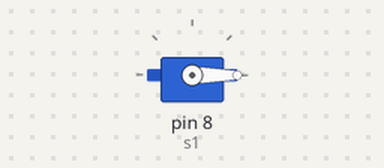
A sketch run on a simulated Arduino Uno, built with avr-gcc and run on an emulated ATmega328P. On the bench: servo.

Above: at 0.05 s.
At 1.5 s:
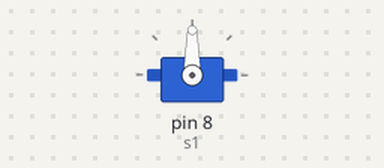
At 3.0 s:
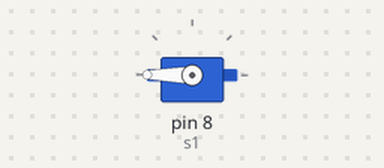
Timing chart, 0 to 6.9 s (numbered marks = the images above):
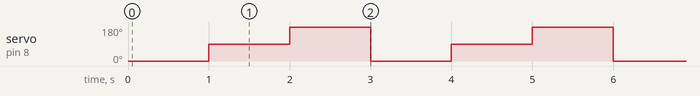

Measured:
- by itself, servo on pin 8 (s1): repeats every 3.0 s: 180° 1.0 s, 0° 1.0 s, 90° 1.0 s

The sketch:

Hazeemardino2.ino
```cpp
#include <Servo.h>
Servo s1=Servo();

void setup() {
  // put your setup code here, to run once:
  pinMode(8,OUTPUT);
  s1.attach(8);


}

void loop() {
  // put your main code here, to run repeatedly:
 s1.write(0);
  delay(1000);
  s1.write(90);
  delay(1000);
 s1.write(180);
 delay(1000);
}
```
